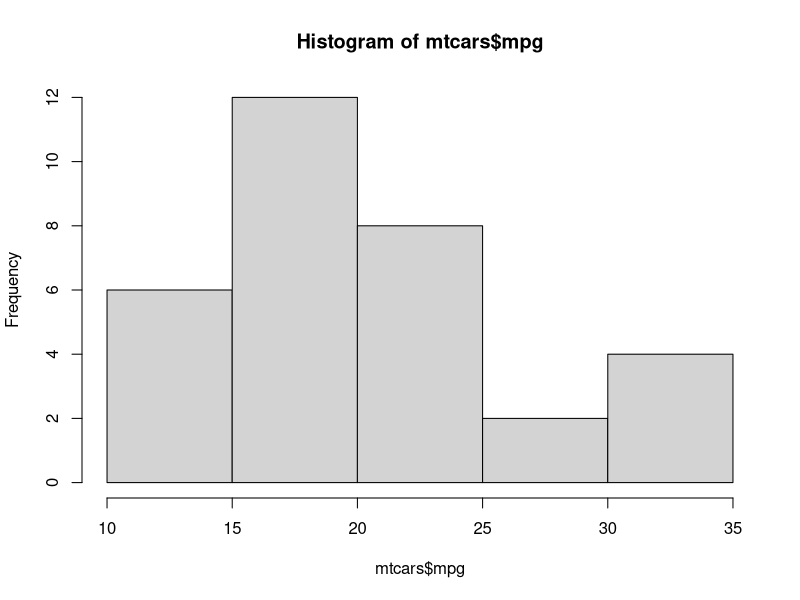

Source code (R):
# file2.R

mtcars
m= mean(mtcars[,1])
m # this will not be printed
print(m)
cat(m)
hist(mtcars$mpg)
#source('./gen/file2.R')